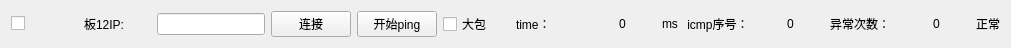
    <widget class="QWidget" name="horizontalLayoutWidget_12">
     <property name="geometry">
      <rect>
       <x>20</x>
       <y>390</y>
       <width>1011</width>
       <height>31</height>
      </rect>
     </property>
     <layout class="QHBoxLayout" name="horizontalLayout_12">
      <item>
       <widget class="QCheckBox" name="ip_enable_12">
        <property name="text">
         <string/>
        </property>
       </widget>
      </item>
      <item>
       <widget class="QLabel" name="label_46">
        <property name="text">
         <string>板12IP:</string>
        </property>
       </widget>
      </item>
      <item>
       <widget class="QLineEdit" name="ip_Text_12">
        <property name="sizePolicy">
         <sizepolicy hsizetype="Fixed" vsizetype="Fixed">
          <horstretch>0</horstretch>
          <verstretch>0</verstretch>
         </sizepolicy>
        </property>
        <property name="alignment">
         <set>Qt::AlignCenter</set>
        </property>
       </widget>
      </item>
      <item>
       <widget class="QPushButton" name="m_pBtnConnect_12">
        <property name="text">
         <string>连接</string>
        </property>
       </widget>
      </item>
      <item>
       <widget class="QPushButton" name="pingButton_12">
        <property name="text">
         <string>开始ping</string>
        </property>
       </widget>
      </item>
      <item>
       <widget class="QCheckBox" name="bigpack_12">
        <property name="text">
         <string>大包</string>
        </property>
       </widget>
      </item>
      <item>
       <widget class="QLabel" name="label_47">
        <property name="text">
         <string>time：</string>
        </property>
       </widget>
      </item>
      <item>
       <widget class="QLabel" name="time_val_12">
        <property name="text">
         <string>0</string>
        </property>
        <property name="alignment">
         <set>Qt::AlignCenter</set>
        </property>
       </widget>
      </item>
      <item>
       <widget class="QLabel" name="label_48">
        <property name="sizePolicy">
         <sizepolicy hsizetype="Fixed" vsizetype="Preferred">
          <horstretch>0</horstretch>
          <verstretch>0</verstretch>
         </sizepolicy>
        </property>
        <property name="text">
         <string>ms</string>
        </property>
       </widget>
      </item>
      <item>
       <widget class="QLabel" name="label_49">
        <property name="text">
         <string> icmp序号：</string>
        </property>
       </widget>
      </item>
      <item>
       <widget class="QLabel" name="icmp_count_12">
        <property name="text">
         <string>0</string>
        </property>
        <property name="alignment">
         <set>Qt::AlignCenter</set>
        </property>
       </widget>
      </item>
      <item>
       <widget class="QLabel" name="error_text_12">
        <property name="text">
         <string>异常次数：</string>
        </property>
       </widget>
      </item>
      <item>
       <widget class="QLabel" name="error_count_12">
        <property name="text">
         <string>0</string>
        </property>
        <property name="alignment">
         <set>Qt::AlignCenter</set>
        </property>
       </widget>
      </item>
      <item>
       <widget class="QLabel" name="status_led_12">
        <property name="sizePolicy">
         <sizepolicy hsizetype="Fixed" vsizetype="Fixed">
          <horstretch>10</horstretch>
          <verstretch>10</verstretch>
         </sizepolicy>
        </property>
        <property name="text">
         <string>正常</string>
        </property>
       </widget>
      </item>
     </layout>
    </widget>
